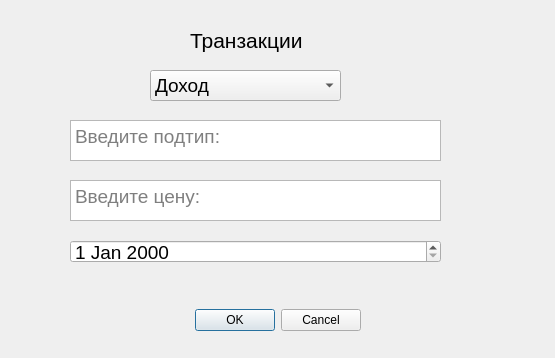
<?xml version="1.0" encoding="UTF-8"?>
<ui version="4.0">
 <class>Dialog</class>
 <widget class="QDialog" name="Dialog">
  <property name="geometry">
   <rect>
    <x>0</x>
    <y>0</y>
    <width>555</width>
    <height>358</height>
   </rect>
  </property>
  <property name="windowTitle">
   <string>Dialog</string>
  </property>
  <widget class="QDialogButtonBox" name="buttonBox">
   <property name="geometry">
    <rect>
     <x>10</x>
     <y>300</y>
     <width>351</width>
     <height>41</height>
    </rect>
   </property>
   <property name="orientation">
    <enum>Qt::Orientation::Horizontal</enum>
   </property>
   <property name="standardButtons">
    <set>QDialogButtonBox::StandardButton::Cancel|QDialogButtonBox::StandardButton::Ok</set>
   </property>
  </widget>
  <widget class="QTextEdit" name="tbIncome">
   <property name="geometry">
    <rect>
     <x>70</x>
     <y>120</y>
     <width>371</width>
     <height>41</height>
    </rect>
   </property>
   <property name="font">
    <font>
     <pointsize>14</pointsize>
    </font>
   </property>
   <property name="placeholderText">
    <string>Введите подтип:</string>
   </property>
  </widget>
  <widget class="QTextEdit" name="tbCost">
   <property name="geometry">
    <rect>
     <x>70</x>
     <y>180</y>
     <width>371</width>
     <height>41</height>
    </rect>
   </property>
   <property name="font">
    <font>
     <pointsize>14</pointsize>
    </font>
   </property>
   <property name="placeholderText">
    <string>Введите цену: </string>
   </property>
  </widget>
  <widget class="QComboBox" name="cbx">
   <property name="geometry">
    <rect>
     <x>150</x>
     <y>70</y>
     <width>191</width>
     <height>31</height>
    </rect>
   </property>
   <property name="font">
    <font>
     <pointsize>14</pointsize>
    </font>
   </property>
   <item>
    <property name="text">
     <string>Доход</string>
    </property>
   </item>
   <item>
    <property name="text">
     <string>Расход</string>
    </property>
   </item>
  </widget>
  <widget class="QDateEdit" name="dt">
   <property name="geometry">
    <rect>
     <x>70</x>
     <y>240</y>
     <width>371</width>
     <height>23</height>
    </rect>
   </property>
   <property name="font">
    <font>
     <pointsize>14</pointsize>
    </font>
   </property>
  </widget>
  <widget class="QLabel" name="lblTransaction">
   <property name="geometry">
    <rect>
     <x>190</x>
     <y>20</y>
     <width>141</width>
     <height>41</height>
    </rect>
   </property>
   <property name="font">
    <font>
     <pointsize>16</pointsize>
    </font>
   </property>
   <property name="text">
    <string>Транзакции</string>
   </property>
  </widget>
 </widget>
 <resources/>
 <connections>
  <connection>
   <sender>buttonBox</sender>
   <signal>accepted()</signal>
   <receiver>Dialog</receiver>
   <slot>accept()</slot>
   <hints>
    <hint type="sourcelabel">
     <x>248</x>
     <y>254</y>
    </hint>
    <hint type="destinationlabel">
     <x>157</x>
     <y>274</y>
    </hint>
   </hints>
  </connection>
  <connection>
   <sender>buttonBox</sender>
   <signal>rejected()</signal>
   <receiver>Dialog</receiver>
   <slot>reject()</slot>
   <hints>
    <hint type="sourcelabel">
     <x>316</x>
     <y>260</y>
    </hint>
    <hint type="destinationlabel">
     <x>286</x>
     <y>274</y>
    </hint>
   </hints>
  </connection>
 </connections>
</ui>
